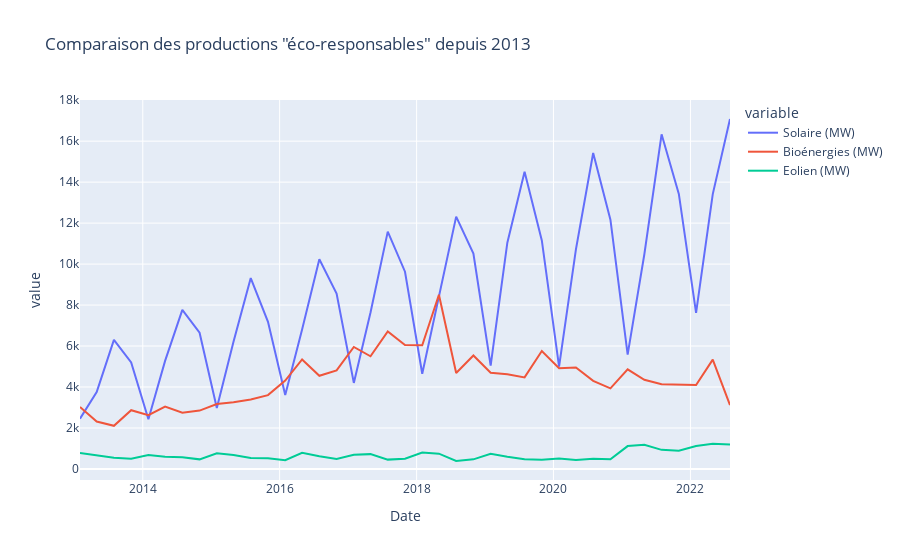

Here is the notebook cell this chart was saved with:
### Code cell
PVD=df_energy_weather[['Solaire (MW)','Bioénergies (MW)','Eolien (MW)']].resample('3M').mean()

fig = px.line(PVD,title='Comparaison des productions "éco-responsables" depuis 2013')
fig.show()
